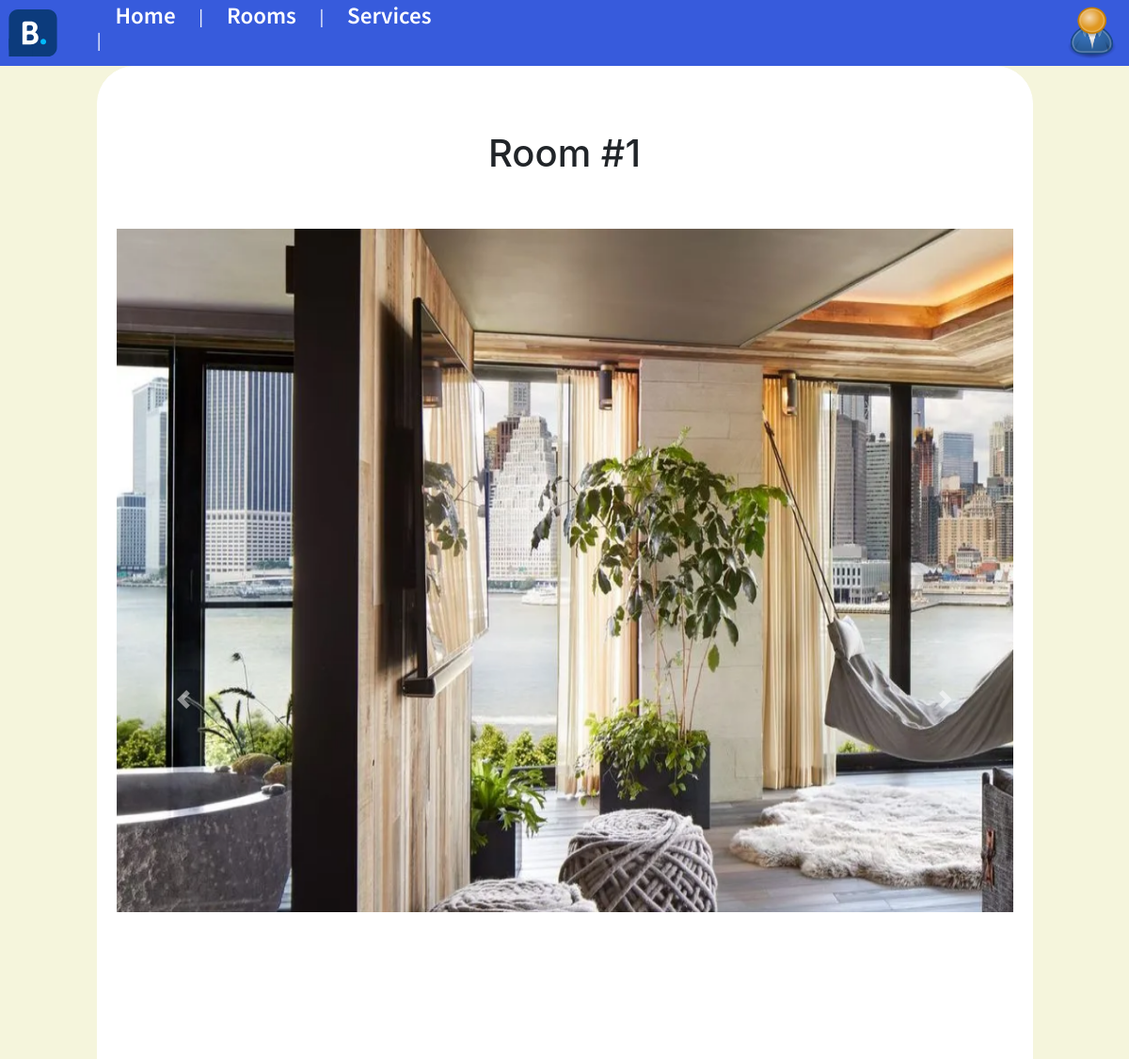
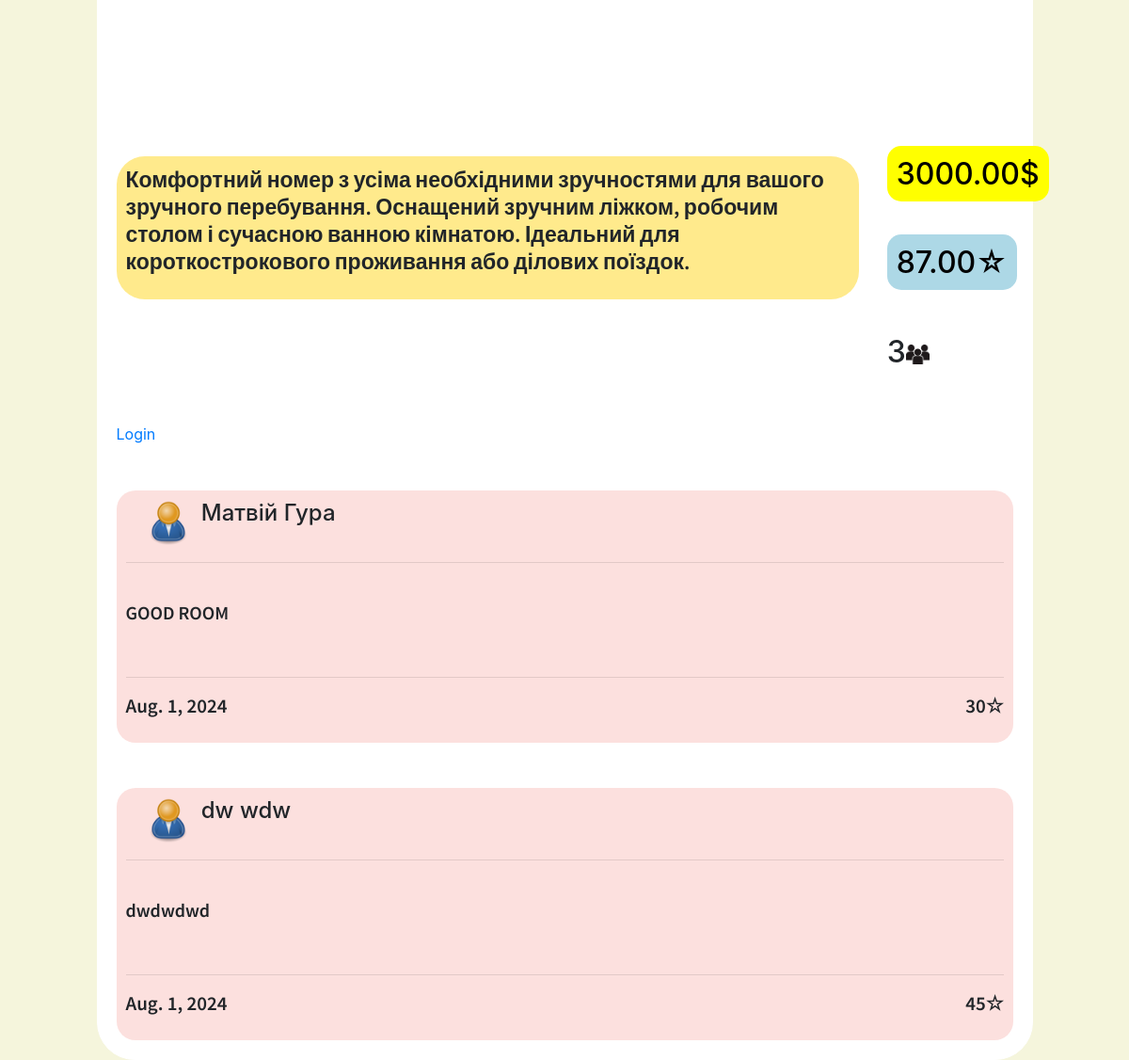
/1/, run on the app's committed database (2 pictures, top to bottom).
### booking/models.py (models this page shows, shortened)
class Room(models.Model):
    number = models.IntegerField(unique=True)
    capacity = models.IntegerField()
    mini_description = models.CharField(max_length=150, null =True, blank=True)
    description = models.TextField(null=True, blank=True)
    rating = models.DecimalField(max_digits=10, decimal_places=2, null=True, blank=True)
    price_per_night = models.DecimalField(max_digits=10, decimal_places=2)
    type = models.CharField(max_length=256, default="none")
    class Meta:
        verbose_name = "Room"
        verbose_name_plural = "Rooms"
        ordering = ["number"]

class Review(models.Model):
    user = models.ForeignKey(CustomUser, on_delete=models.CASCADE, related_name="uses_review")
    room = models.ForeignKey(Room, on_delete=models.CASCADE, related_name="rooms_review")
    review_date = models.DateField(auto_now_add=True)
    rating = models.IntegerField()
    comment = models.TextField()
    class Meta:
        verbose_name = "Review"
        verbose_name_plural = "Reviews"
        ordering = ["rating"]

### auth_system/models.py (models this page shows, shortened)
class CustomUser(AbstractUser):
    phone_number = models.CharField(max_length=20)

### booking/views.py (the view)
# urls.py: path("<int:room_id>/", b_views.room_details, name = "room-details"),
def room_details(request, room_id):
    room = Room.objects.get(id = room_id)
    reviews = Review.objects.filter(room=room).all()
    context = {
        "room": room,
        "reviews": reviews,
    }
    return render(
        request,
        template_name="booking/room_details.html",
        context=context,
    )

### templates/booking/room_details.html (shortened to what this page needs)
{% extends 'base.html' %}
{% load static %}
{% block content %}
    <div class="row">
        <div class="col-md-1"></div>
        <div class="col-md-10">
            <div class = "main-10">
                <br>
                <br>
                <h1 class="txt-rooms" style="text-align: center">Room #{{ room.number }}</h1>
                <br>
                <br>
                <div id="demo" class="carousel slide" data-ride="carousel">
                     <ul class="carousel-indicators">
                         <li data-target="#demo" data-slide-to="0" class="active"></li>
                         <li data-target="#demo" data-slide-to="1"></li>
                     </ul>
                     <div class="carousel-inner">
                         <div class="carousel-item active">
                             <img src="{% static './images/room_details/1-room-photo.webp' %}" class = "img-slide">
                         </div>
                     </div>
                     <a class="carousel-control-prev" href="#demo" data-slide="prev">
                         <span class="carousel-control-prev-icon"></span>
                     </a>
                     <a class="carousel-control-next" href="#demo" data-slide="next">
                         <span class="carousel-control-next-icon"></span>
                     </a>
                 </div>
                <br>
                <br>
                <div class="row">
                    <div class="col-md-10">
                        <div class="div-txt-room-det">
                            <p> {{  room.description }}</p>
                        </div>
                    </div>
                    <div class="col-md-2">
                        <h2 class="h2-price-det"><span class="price-room-det">{{ room.price_per_night }}$</span></h2>
                        <br>
                        <br>
                        <h2 class="h2-price-det"><span class="rating-room-det">{{ room.rating }}☆</span></h2>
                        <br>
                        <br>
                        <h2 class="txt-rooms">{{ room.capacity }}<img src = "{% static './images/rooms/people-room.png' %}" class = "img-room-card-people"></h2>
                    </div>
                </div>
                <br>
                <br>
                {% if request.user.is_authenticated %}
                <div class="row">
                    <div class="col-md-5"></div>
                    <div class="col-md-2">
                        <button class="btn btn-info btn-add-review" onclick="show_adding_review()">+</button>
                    </div>
                    <div class="col-md-5"></div>
                </div>
                <br>
                <br>
                    <div id="form-add-review"  style="display:none">
                        <form method="POST" action="{% url 'add-review' room.id user.id %}" class="form">
                            {% csrf_token %}
                            <label for ="review-rating">Rating: </label>
                            <input type="number" name="review-rating" id="review-rating" class="form-control" required>
                            <label for ="review-comment">Comment: </label>
                            <textarea name="review-comment" id="review-comment" cols="5" rows="10" class="form-control" required ></textarea>
                            <br>
                            <button type="submit" class = "btn btn-primary">Add</button>
                        </form>
                        <div class="row">
                            <div class="col-md-5"></div>
                            <div class="col-md-2">
                                <button class="btn btn-danger btn-hide-review" onclick="hide_adding_review()">×</button>
                            </div>
                            <div class="col-md-5"></div>
                        </div>
                    </div>
                {% else %}
                <a href = "{% url 'login' %}">Login</a>
                {% endif %}
                <br>
                {% for review in reviews %}
                    <br>
                    <br>
                    <div class="div-review">
                        <div class="row">
                            <div class="col-md-1">
                                <img src = "{% static './images/user-icon.png' %}" class="img-reviewer">
                            </div>
                            <div class="col-md-11">
                                <h4  class="txt-rooms">{{ review.user.first_name }} {{ review.user.last_name }}</h4>
                            </div>
                        </div>
                        <hr>
                        <br>
                        <p class = "txt-review">{{ review.comment }}</p>
                        <br>
                        <hr>
                        <div class = "row">
                            <div class = "col-md-6">
                                <p class = "review-date">{{review.review_date}}</p>
                            </div>
                            <div class = "col-md-6">
                                <p class = "review-rating">{{review.rating}}☆</p>
                            </div>
                        </div>
                    </div>
                {% endfor %}
            </div>
        </div>
        <div class="col-md-1"></div>
    </div>
{% endblock %}

### static/styles.css (style rules this page uses)
.img-slide { width: 1521px; height: 1000px; }
body { background-color:#f5f5dc; }
.main-10 { background-color: #ffffff; border: 1px solid white; border-radius: 40px; padding: 20px; }
.txt-rooms { font: 600 'Source Sans Pro', sans-serif; }
.img-room-card-people { width: 25px; height:auto; }
.div-txt-room-det { font: 600 23px 'Source Sans Pro', sans-serif; background-color: #ffea8c; padding: 10px; border-radius: 30px; }
.price-room-det { background-color: yellow; font: 600 'Source Sans Pro', sans-serif; border-radius: 15px; color: black; padding: 10px; }
.h2-price-det { text-align: right; }
.rating-room-det { background-color: lightblue; font: 600 'Source Sans Pro', sans-serif; border-radius: 15px; color: black; padding: 10px; }
.div-review { background-color: #fce0de; border-radius: 20px; padding: 10px; }
.img-reviewer { width: 50px; height: auto; margin-left: 20px; }
.review-date { text-align: left; font: 600 21px 'Source Sans Pro', sans-serif; }
.review-rating { text-align: right; font: 600 21px 'Source Sans Pro', sans-serif; }
.txt-review { font: 600 20px 'Source Sans Pro', sans-serif; }

### data on the page
Room: number "1", description "Комфортний номер з усіма необхідними зручностями для вашого зручного перебування. Оснащений зручним ліжком, робочим столом і сучасною ванною кімнатою. Ідеальний для короткострокового проживання або ділових поїздок.", price_per_night "3000.00", rating "87.00", capacity "3"
Review: user.first_name "Матвій", user.last_name "Гура", comment "GOOD ROOM", review_date "Aug. 1, 2024", rating "30"
Review: user.first_name "dw", user.last_name "wdw", comment "dwdwdwd", review_date "Aug. 1, 2024", rating "45"
